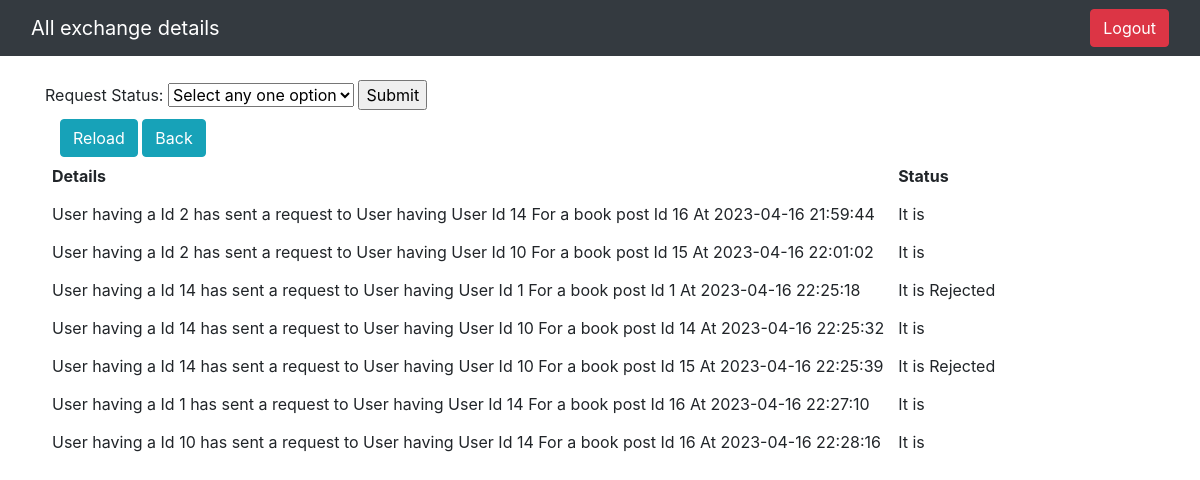
The app's page /PHP/Book_Exchange_System/Admin_Features/Exchange_Details.php with its own data.
### tables this page shows
CREATE TABLE `request_details` (
  `Request_Id` int(11) NOT NULL COMMENT 'stores unique request Id.',
  `User_Id` int(255) NOT NULL COMMENT 'References User id from user table.',
  `Post_Id` int(255) NOT NULL COMMENT 'References Post Id from book details table.	',
  `Post_Owner_Id` int(255) NOT NULL COMMENT 'References Owner Id from book_details table.	',
  `Requested_At` datetime NOT NULL DEFAULT current_timestamp() COMMENT 'Stores date and time of Request made.',
  `Request_Status` varchar(8) NOT NULL COMMENT 'Stores Request Status.'
);

### PHP/Book_Exchange_System/Admin_Features/Exchange_Details.php (the view, shortened to what this page needs)
<!DOCTYPE html>
<html lang="en">
<head>
  <link rel="stylesheet" href="https://maxcdn.bootstrapcdn.com/bootstrap/4.5.2/css/bootstrap.min.css">
</head>
<body>
  <nav class="navbar navbar-expand-md bg-dark navbar-dark">
    <div class="container-fluid">
      <a class="navbar-brand" href="#">All exchange details</a>
      <ul class="navbar-nav ml-auto">
        <li class="nav-item">
          <a href="./../Users_Features/logout.php" class="btn btn-danger" onclick="logout()">Logout</a>
        </li>
      </ul>
    </div>
  </nav>
  <div class="container my-4" >
  <form action="<?php  $_SERVER['PHP_SELF']; ?>" method="post">
    <label for="request_status">Request Status:</label>
    <select name="request_status" id="request_status">
    <option value="">Select any one option</option>
</select>
    <input type="submit" value="Submit">
</form>
<div class="col-sm-3 d-grid" style="margin-top: 4px;">
        <a class="btn btn-info btn-small custom-class" value="login_button" href="./Exchange_Details.php" role="button">Reload</a>
        <a class="btn btn-info btn-small custom-class" value="login_button" href="./Admin_panel.php" role="button">Back</a>
    </div>
  <?php
     include_once "../config.php";
    $sql = "SELECT * FROM request_details";
    $result = mysqli_query($conn, $sql) or die("Query uncessfull");
    if(mysqli_num_rows($result)>0){
    ?>
    <table cellpadding="7px">
        <thead>
            <th>Details</th>
            <th>Status</th>
        </thead>
        <tbody>
            <?php
            while($row = mysqli_fetch_assoc($result)){
            ?>
            <tr>
                <td><?php echo" User having a Id " .  $row['User_Id'] . " has sent a request to  User having User Id " .  $row['Post_Owner_Id'] . " For a book post Id ". $row['Post_Id'] ." At " . $row['Requested_At']  ?></td>
                <td> <?php echo " It is " . $row['Request_Status'] ?></td>
            </tr>
                <?php } ?>
            </tbody>
    </table>
    <?php }
    else{
        echo" <h2>No record Found</h2>";
    }
     ?>
</div>
</body>
</html>

### records on screen
request_details: User_Id "2", Post_Owner_Id "14", Post_Id "16", Requested_At "2023-04-16 21:59:44"
request_details: User_Id "2", Post_Owner_Id "10", Post_Id "15", Requested_At "2023-04-16 22:01:02"
request_details: User_Id "14", Post_Owner_Id "1", Post_Id "1", Requested_At "2023-04-16 22:25:18", Request_Status "Rejected"
request_details: User_Id "14", Post_Owner_Id "10", Post_Id "14", Requested_At "2023-04-16 22:25:32"
request_details: User_Id "14", Post_Owner_Id "10", Post_Id "15", Requested_At "2023-04-16 22:25:39", Request_Status "Rejected"
request_details: User_Id "1", Post_Owner_Id "14", Post_Id "16", Requested_At "2023-04-16 22:27:10"
request_details: User_Id "10", Post_Owner_Id "14", Post_Id "16", Requested_At "2023-04-16 22:28:16"
